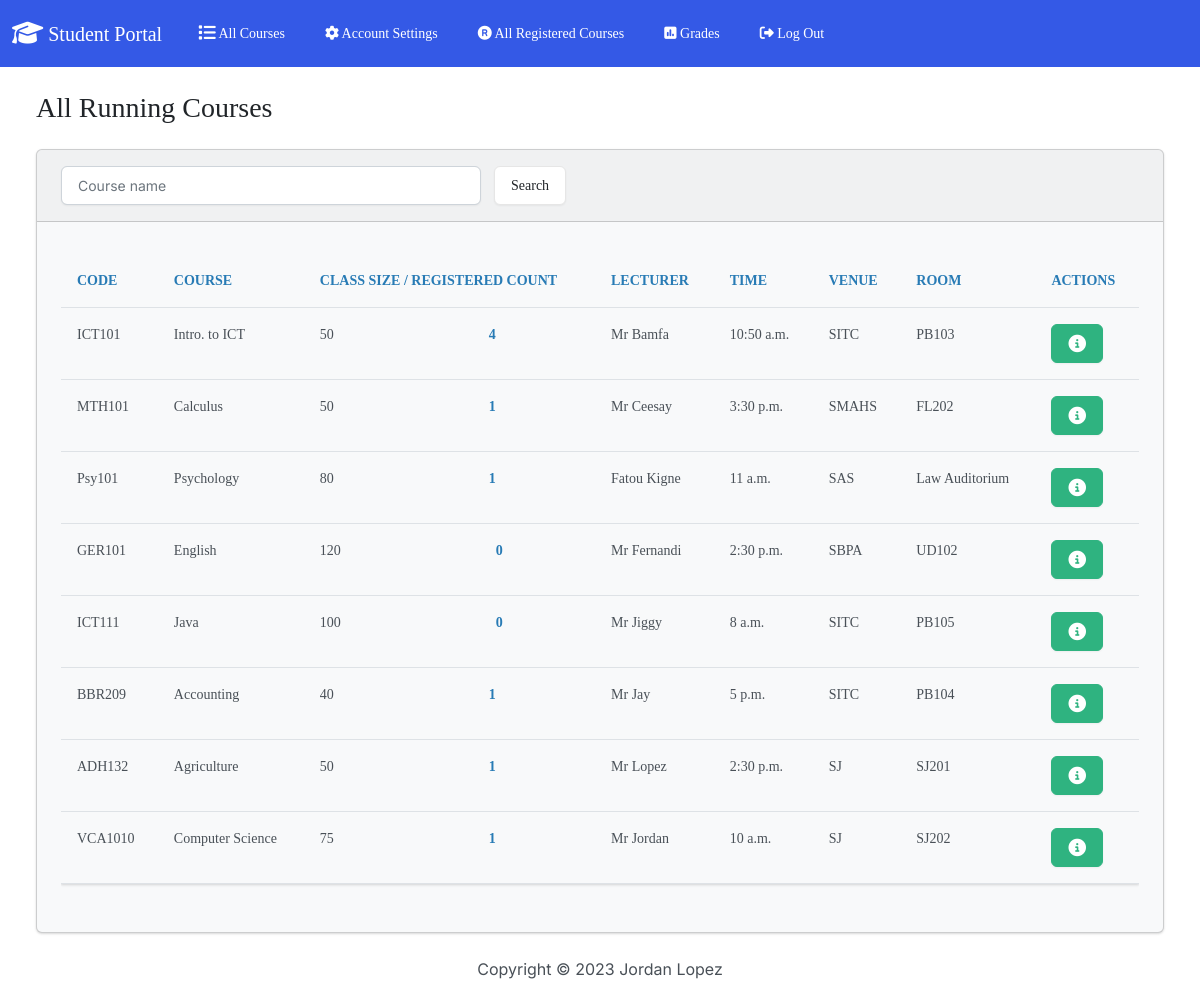
Screenshot of / (signed in) with the database file from the repository.
### students/models.py (models this page shows, shortened)
class Course(models.Model):
    code = models.CharField(max_length=1000000)
    course = models.CharField(max_length=100000)
    class_size = models.IntegerField()
    lecturer = models.CharField(max_length=10000000)
    time = models.TimeField()
    venue = models.CharField(max_length=1000000)
    room = models.CharField(max_length=1000000)
    registered_count = models.IntegerField(default=0)
    day = models.CharField(max_length=1000000, default="Monday")

### students/views.py (the view)
# urls.py: path('', views.index, name='index'),
@login_required(login_url='login')
def index(request):
    try:
        courses = Course.objects.all()
        context ={
            'courses':courses,
        }
        search_query = request.GET.get('search', '')
        if search_query:
            courses = Course.objects.filter(Q(course__icontains=search_query))
        else:
            courses = Course.objects.all()
        course_present = len(courses) > 0
        context = {
            'courses': courses,
            'search_query': search_query,
            'course_present':course_present
        }
        return render(request, 'index.html', context)
    except:
        return render(request, 'error.html')

### templates/index.html (shortened to what this page needs)
{% load static %}
<!DOCTYPE html>
<html lang="en">
<head >
    <link rel="stylesheet" href="{% static 'css/bootstrap.min.css' %}" />
    <link rel="stylesheet" href="https://cdnjs.cloudflare.com/ajax/libs/font-awesome/6.3.0/css/all.min.css ">
</head>
<body class="d-flex flex-column min-vh-100">
    <nav class="navbar navbar-expand-lg navbar-dark bg-primary">
    <div class="container-fluid">
    <a class="navbar-brand" href="{% url 'index' %}" style="font-family: Georgia, 'Times New Roman', Times, serif;"><i class="fa-solid fa-graduation-cap fa-lg"></i>  Student Portal</a>
        <div class="collapse navbar-collapse" id="navbarColor01">
        <ul class="navbar-nav me-auto">
            <li class="nav-item">
            <a style="font-family: Georgia, 'Times New Roman', Times, serif;" class="nav-link" href="{% url 'index' %}"> All Courses</a>
            </li>
            <li class="nav-item">
            <a style="font-family: Georgia, 'Times New Roman', Times, serif;" class="nav-link" href="{% url 'settings' %}"><i class="fa-sharp fa-solid fa-gear"></i> Account Settings</a>
            </li>
            <li class="nav-item">
            <a style="font-family: Georgia, 'Times New Roman', Times, serif;" class="nav-link" href="{% url 'registered_course' %}"><i class="fa-solid fa-registered"></i> All Registered Courses</a>
            </li>
            <li class="nav-item">
            <a style="font-family: Georgia, 'Times New Roman', Times, serif;" class="nav-link" href="{% url 'grades' %}"><i class="fa-solid fa-square-poll-vertical"></i> Grades</a>
            </li>
            <li class="nav-item">
            <a style="font-family: Georgia, 'Times New Roman', Times, serif;" class="nav-link" href="{% url 'logout' %}"><i class="fa-solid fa-right-from-bracket"></i> Log Out</a>
            </li>
        </ul>
        </div>
    </div>
    </nav>
    <div class="container-fluid">
        <h3 class="m-4" style="font-family: Georgia, 'Times New Roman', Times, serif;">All Running Courses</h3>
        <div class="row">
            <div class="col-12">
                <div class="card bg-light ms-4 me-4 mb-4">
                    <div class="card-header">
                        <form class="d-flex" method="GET" action="{% url 'index' %}">
                        <input style="width: 35vw;" class="form-control me-sm-2" type="search" name="search" placeholder="Course name">
                        <button style="margin-left: 5px; font-family: Georgia, 'Times New Roman', Times, serif;" class="btn btn-secondary my-2 my-sm-0" type="submit">Search</button>
                        </form></div>
                    <div class="card-body">
                        <p class="card-text">
                            <div class="table-responsive">
                                {% if course_present %}
                                <table class="table table-hover">
                                    <thead>
                                        <tr>
                                            <th scope="col" style="font-family: Georgia, 'Times New Roman', Times, serif; color: #287bb5; font-weight: bold;">CODE</th>
                                            <th scope="col" style="font-family: Georgia, 'Times New Roman', Times, serif;color: #287bb5; font-weight: bold;">COURSE</th>
                                            <th scope="col" style="font-family: Georgia, 'Times New Roman', Times, serif;color: #287bb5; font-weight: bold;">CLASS SIZE / REGISTERED COUNT</th>
                                            <th scope="col" style="font-family: Georgia, 'Times New Roman', Times, serif;color: #287bb5; font-weight: bold;">LECTURER</th>
                                            <th scope="col" style="font-family: Georgia, 'Times New Roman', Times, serif;color: #287bb5; font-weight: bold;">TIME</th>
                                            <th scope="col" style="font-family: Georgia, 'Times New Roman', Times, serif;color: #287bb5; font-weight: bold;">VENUE</th>
                                            <th scope="col" style="font-family: Georgia, 'Times New Roman', Times, serif;color: #287bb5; font-weight: bold;">ROOM</th>
                                            <th scope="col" style="font-family: Georgia, 'Times New Roman', Times, serif;color: #287bb5; font-weight: bold;">ACTIONS</th>
                                        </tr>
                                    </thead>
                                    <tbody>
                                        {% for course in courses reversed %}
                                        <tr>
                                            <td style="font-family: Georgia, 'Times New Roman', Times, serif;">{{course.code}}</td>
                                            <td style="font-family: Georgia, 'Times New Roman', Times, serif;">{{course.course}}</td>
                                            <td style="font-family: Georgia, 'Times New Roman', Times, serif;">{{course.class_size}}<b style="color: #287bb5;padding-left: 155px;">{{course.registered_count}}</b> </td>
                                            <td style="font-family: Georgia, 'Times New Roman', Times, serif;">{{course.lecturer}}</td>
                                            <td style="font-family: Georgia, 'Times New Roman', Times, serif;">{{course.time}}</td>
                                            <td style="font-family: Georgia, 'Times New Roman', Times, serif;">{{course.venue}}</td>
                                            <td style="font-family: Georgia, 'Times New Roman', Times, serif;">{{course.room}}</td>
                                            <td>
                                                {% if course.registered_count < course.class_size %}
                                                    <button type="button" class="btn btn-success me-1" href="" data-bs-toggle="modal" data-bs-target="#myModal{{ course.id }}">
                                                    </button>
                                                {% else %}
                                                    <button type="button" class="btn btn-danger me-1" disabled>
                                                        <i class="fa-solid fa-circle-info fa-lg"></i>
                                                    </button>
                                                    <span style="font-family: Georgia, 'Times New Roman', Times, serif;">Class Full</span>
                                                {% endif %}
                                            </td>
                                        </tr>
                                    {% endfor %}
                                    </tbody>
                                </table>
                                {% else %}
                                    <p>No matching records</p>
                                {% endif %}
                            </div>
                        </p>
                    </div>
                </div>
            </div>
        </div>
    </div>
    <footer class="mt-auto mb-4">
        <div class="text-center">
            <span>
                Copyright &copy; <script>document.write(new Date().getFullYear())</script> Jordan Lopez
            </span>
        </div>
    </footer>
</body>
</html>

### rows the page displays
Course: code "ICT101", course "Intro. to ICT", class_size "50", registered_count "4", lecturer "Mr Bamfa", time "10:50 a.m.", venue "SITC", room "PB103"
Course: code "MTH101", course "Calculus", class_size "50", registered_count "1", lecturer "Mr Ceesay", time "3:30 p.m.", venue "SMAHS", room "FL202"
Course: code "Psy101", course "Psychology", class_size "80", registered_count "1", lecturer "Fatou Kigne", time "11 a.m.", venue "SAS", room "Law Auditorium"
Course: code "GER101", course "English", class_size "120", registered_count "0", lecturer "Mr Fernandi", time "2:30 p.m.", venue "SBPA", room "UD102"
Course: code "ICT111", course "Java", class_size "100", registered_count "0", lecturer "Mr Jiggy", time "8 a.m.", venue "SITC", room "PB105"
Course: code "BBR209", course "Accounting", class_size "40", registered_count "1", lecturer "Mr Jay", time "5 p.m.", venue "SITC", room "PB104"
Course: code "ADH132", course "Agriculture", class_size "50", registered_count "1", lecturer "Mr Lopez", time "2:30 p.m.", venue "SJ", room "SJ201"
Course: code "VCA1010", course "Computer Science", class_size "75", registered_count "1", lecturer "Mr Jordan", time "10 a.m.", venue "SJ", room "SJ202"
